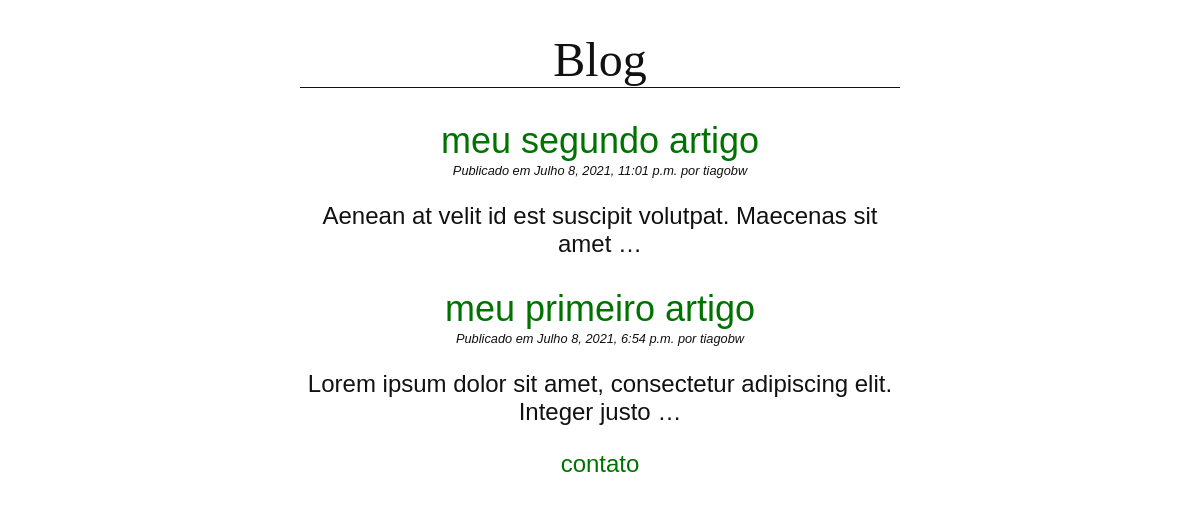
Screenshot of /blog/ with the database file from the repository.
### blogapp/models.py (models this page shows, shortened)
class Post(models.Model):
    title = models.CharField(max_length=255)
    slug = models.SlugField(max_length=255, unique=True)
    author = models.ForeignKey(User, on_delete=models.CASCADE)  # User é do próprio Django
    body = models.TextField()
    created = models.DateTimeField(auto_now_add=True)  # cria automaticamente o horário do post
    updated = models.DateTimeField(auto_now=True)  # atualiza automaticamente quando post for modificado
    class Meta:
        ordering = ('-created',)
    def get_absolute_url(self):
        return reverse("blogapp:detail", kwargs={"slug": self.slug})

### blogapp/views.py (the view)
# urls.py: path('', views.PostListView.as_view(), name='list'),
class PostListView(ListView):
    model = Post

### blogapp/templates/blogapp/post_list.html (shortened to what this page needs)
{% extends "blogapp/base.html" %}
{% block content %}
    <header>
        <h1>Blog</h1>
    </header>
    {% for post in post_list %}
    <article class="align-center">
        <h2>
            <a href="{{ post.get_absolute_url }}">
                {{ post.title }}
            </a>
        </h2>
        <p class="date">
            Publicado em {{ post.created }} por {{ post.author }}
        </p>
        {{ post.body|linebreaks|truncatewords:10 }}
    </article>
    {% endfor %}
    <div class="align-center">
        <a href="/blog/contato">
            contato
        </a>
    </div>
{% endblock %}

### blogapp/templates/blogapp/base.html (shortened to what this page needs)
{% load static %}
<!DOCTYPE html>
<html lang="pt-br">
<head>
    <link rel="stylesheet" type="text/css" href="{% static 'css/blog.css' %}" >
    <link rel="stylesheet" href="{% static 'bootstrap_icons/css/bootstrap_icons.css' %}">
</head>
<body>
    <main>
        {% block content %}
        {% endblock %}
    </main>
</body>
</html>

### blogapp/static/css/blog.css (style rules this page uses)
body { margin: 0 25%; font-family: sans-serif; font-size: 1.5rem; color: #111111; }
h1 { text-align: center; font-family: serif; font-weight: normal; border-bottom: 1px solid; }
h2 { font-weight: normal; margin-bottom: 1px; }
a { color:#007200; text-decoration:none; margin-top: 30px; }
p.date { font-size: 0.8rem; font-style: italic; margin-top: 1px; }
.align-center { text-align: center; }

### rows the page displays
Post: title "meu segundo artigo", created "Julho 8, 2021, 11:01 p.m.", author "tiagobw", body "Aenean at velit id est suscipit volutpat. Maecenas sit amet …"
Post: title "meu primeiro artigo", created "Julho 8, 2021, 6:54 p.m.", author "tiagobw", body "Lorem ipsum dolor sit amet, consectetur adipiscing elit. Integer justo …"
